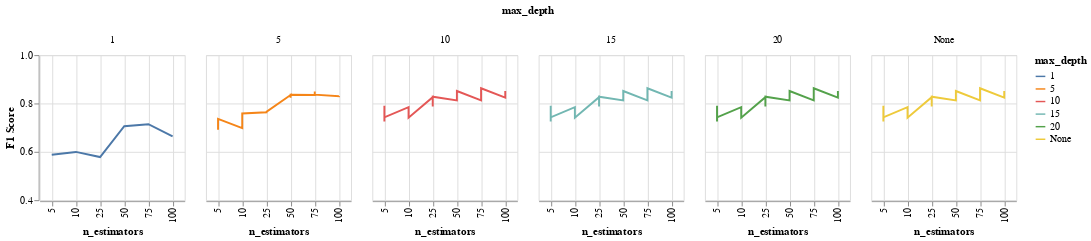

Here is the notebook cell this chart was saved with:
### Code cell
# Extract hyperparameter values and F1-scores
n_estimators_values = results['param_n_estimators']
max_depth_values = results['param_max_depth'].data.astype(str)
f1_scores = results['mean_test_score']

# Create DataFrame from GridSearchCV results
gridsearch = pd.DataFrame({
    'n_estimators': n_estimators_values,
    'max_depth': max_depth_values,
    'F1 Score': f1_scores
})

# plotting F1 score vs number of trees by tree depth
max_depth_order = ['1', '5', '10', '15', '20', 'None']

alt.Chart(gridsearch).mark_line().encode(
    x = alt.X('n_estimators:O', axis=alt.Axis(grid=True)),
    y = alt.Y('F1 Score:Q', scale=alt.Scale(domain=[0.40, 1.00])),
    color=alt.Color('max_depth:N', sort=max_depth_order)
).properties(
    height=150, 
    width=150
).facet(
    column=alt.Column('max_depth:N', sort=max_depth_order)
)

### Figure 1 — Vega-Lite specification as saved in the notebook (floating-point values rounded to 4 significant figures)
{"config": {"view": {"continuousWidth": 300, "continuousHeight": 300}}, "data": {"name": "data-531f7e52005a763f7a6c78b289f9c65c"}, "facet": {"column": {"field": "max_depth", "sort": ["1", "5", "10", "15", "20", "None"], "type": "nominal"}}, "spec": {"mark": {"type": "line"}, "encoding": {"color": {"field": "max_depth", "sort": ["1", "5", "10", "15", "20", "None"], "type": "nominal"}, "x": {"axis": {"grid": true}, "field": "n_estimators", "type": "ordinal"}, "y": {"field": "F1 Score", "scale": {"domain": [0.4, 1.0]}, "type": "quantitative"}}, "height": 150, "width": 150}, "$schema": "https://vega.github.io/schema/vega-lite/v5.20.1.json", "datasets": {"data-531f7e52005a763f7a6c78b289f9c65c": [{"n_estimators": 5, "max_depth": "None", "F1 Score": 0.7258}, {"n_estimators": 10, "max_depth": "None", "F1 Score": 0.7847}, {"n_estimators": 25, "max_depth": "None", "F1 Score": 0.826}, {"n_estimators": 50, "max_depth": "None", "F1 Score": 0.8129}, {"n_estimators": 75, "max_depth": "None", "F1 Score": 0.8129}, {"n_estimators": 100, "max_depth": "None", "F1 Score": 0.8242}, {"n_estimators": 5, "max_depth": "None", "F1 Score": 0.7905}, {"n_estimators": 10, "max_depth": "None", "F1 Score": 0.743}, {"n_estimators": 25, "max_depth": "None", "F1 Score": 0.7872}, {"n_estimators": 50, "max_depth": "None", "F1 Score": 0.8353}, {"n_estimators": 75, "max_depth": "None", "F1 Score": 0.8494}, {"n_estimators": 100, "max_depth": "None", "F1 Score": 0.8494}, {"n_estimators": 5, "max_depth": "None", "F1 Score": 0.7424}, {"n_estimators": 10, "max_depth": "None", "F1 Score": 0.7412}, {"n_estimators": 25, "max_depth": "None", "F1 Score": 0.8281}, {"n_estimators": 50, "max_depth": "None", "F1 Score": 0.8515}, {"n_estimators": 75, "max_depth": "None", "F1 Score": 0.8628}, {"n_estimators": 100, "max_depth": "None", "F1 Score": 0.8515}, {"n_estimators": 5, "max_depth": "1", "F1 Score": 0.5881}, {"n_estimators": 10, "max_depth": "1", "F1 Score": 0.5996}, {"n_estimators": 25, "max_depth": "1", "F1 Score": 0.5783}, {"n_estimators": 50, "max_depth": "1", "F1 Score": 0.7061}, {"n_estimators": 75, "max_depth": "1", "F1 Score": 0.7142}, {"n_estimators": 100, "max_depth": "1", "F1 Score": 0.6643}, {"n_estimators": 5, "max_depth": "1", "F1 Score": 0.5881}, {"n_estimators": 10, "max_depth": "1", "F1 Score": 0.5996}, {"n_estimators": 25, "max_depth": "1", "F1 Score": 0.5783}, {"n_estimators": 50, "max_depth": "1", "F1 Score": 0.7061}, {"n_estimators": 75, "max_depth": "1", "F1 Score": 0.7142}, {"n_estimators": 100, "max_depth": "1", "F1 Score": 0.6643}, {"n_estimators": 5, "max_depth": "1", "F1 Score": 0.5881}, {"n_estimators": 10, "max_depth": "1", "F1 Score": 0.5996}, {"n_estimators": 25, "max_depth": "1", "F1 Score": 0.5783}, {"n_estimators": 50, "max_depth": "1", "F1 Score": 0.7061}, {"n_estimators": 75, "max_depth": "1", "F1 Score": 0.7142}, {"n_estimators": 100, "max_depth": "1", "F1 Score": 0.6643}, {"n_estimators": 5, "max_depth": "5", "F1 Score": 0.6914}, {"n_estimators": 10, "max_depth": "5", "F1 Score": 0.6982}, {"n_estimators": 25, "max_depth": "5", "F1 Score": 0.7638}, {"n_estimators": 50, "max_depth": "5", "F1 Score": 0.8351}, {"n_estimators": 75, "max_depth": "5", "F1 Score": 0.8351}, {"n_estimators": 100, "max_depth": "5", "F1 Score": 0.8297}, {"n_estimators": 5, "max_depth": "5", "F1 Score": 0.7211}, {"n_estimators": 10, "max_depth": "5", "F1 Score": 0.7223}, {"n_estimators": 25, "max_depth": "5", "F1 Score": 0.7681}, {"n_estimators": 50, "max_depth": "5", "F1 Score": 0.824}, {"n_estimators": 75, "max_depth": "5", "F1 Score": 0.8494}, {"n_estimators": 100, "max_depth": "5", "F1 Score": 0.8297}, {"n_estimators": 5, "max_depth": "5", "F1 Score": 0.7365}, {"n_estimators": 10, "max_depth": "5", "F1 Score": 0.7584}, {"n_estimators": 25, "max_depth": "5", "F1 Score": 0.7651}, {"n_estimators": 50, "max_depth": "5", "F1 Score": 0.8363}, {"n_estimators": 75, "max_depth": "5", "F1 Score": 0.8363}, {"n_estimators": 100, "max_depth": "5", "F1 Score": 0.8312}, {"n_estimators": 5, "max_depth": "10", "F1 Score": 0.7258}, {"n_estimators": 10, "max_depth": "10", "F1 Score": 0.7847}, {"n_estimators": 25, "max_depth": "10", "F1 Score": 0.826}, {"n_estimators": 50, "max_depth": "10", "F1 Score": 0.8129}, {"n_estimators": 75, "max_depth": "10", "F1 Score": 0.8129}, {"n_estimators": 100, "max_depth": "10", "F1 Score": 0.8242}, {"n_estimators": 5, "max_depth": "10", "F1 Score": 0.7905}, {"n_estimators": 10, "max_depth": "10", "F1 Score": 0.743}, {"n_estimators": 25, "max_depth": "10", "F1 Score": 0.7872}, {"n_estimators": 50, "max_depth": "10", "F1 Score": 0.8353}, {"n_estimators": 75, "max_depth": "10", "F1 Score": 0.8494}, {"n_estimators": 100, "max_depth": "10", "F1 Score": 0.8494}, {"n_estimators": 5, "max_depth": "10", "F1 Score": 0.7424}, {"n_estimators": 10, "max_depth": "10", "F1 Score": 0.7412}, {"n_estimators": 25, "max_depth": "10", "F1 Score": 0.8281}, {"n_estimators": 50, "max_depth": "10", "F1 Score": 0.8515}, {"n_estimators": 75, "max_depth": "10", "F1 Score": 0.8628}, {"n_estimators": 100, "max_depth": "10", "F1 Score": 0.8515}, {"n_estimators": 5, "max_depth": "15", "F1 Score": 0.7258}, {"n_estimators": 10, "max_depth": "15", "F1 Score": 0.7847}, {"n_estimators": 25, "max_depth": "15", "F1 Score": 0.826}, {"n_estimators": 50, "max_depth": "15", "F1 Score": 0.8129}, {"n_estimators": 75, "max_depth": "15", "F1 Score": 0.8129}, {"n_estimators": 100, "max_depth": "15", "F1 Score": 0.8242}, {"n_estimators": 5, "max_depth": "15", "F1 Score": 0.7905}, {"n_estimators": 10, "max_depth": "15", "F1 Score": 0.743}, {"n_estimators": 25, "max_depth": "15", "F1 Score": 0.7872}, {"n_estimators": 50, "max_depth": "15", "F1 Score": 0.8353}, {"n_estimators": 75, "max_depth": "15", "F1 Score": 0.8494}, {"n_estimators": 100, "max_depth": "15", "F1 Score": 0.8494}, {"n_estimators": 5, "max_depth": "15", "F1 Score": 0.7424}, {"n_estimators": 10, "max_depth": "15", "F1 Score": 0.7412}, {"n_estimators": 25, "max_depth": "15", "F1 Score": 0.8281}, {"n_estimators": 50, "max_depth": "15", "F1 Score": 0.8515}, {"n_estimators": 75, "max_depth": "15", "F1 Score": 0.8628}, {"n_estimators": 100, "max_depth": "15", "F1 Score": 0.8515}, {"n_estimators": 5, "max_depth": "20", "F1 Score": 0.7258}, {"n_estimators": 10, "max_depth": "20", "F1 Score": 0.7847}, {"n_estimators": 25, "max_depth": "20", "F1 Score": 0.826}, {"n_estimators": 50, "max_depth": "20", "F1 Score": 0.8129}, {"n_estimators": 75, "max_depth": "20", "F1 Score": 0.8129}, {"n_estimators": 100, "max_depth": "20", "F1 Score": 0.8242}, {"n_estimators": 5, "max_depth": "20", "F1 Score": 0.7905}, {"n_estimators": 10, "max_depth": "20", "F1 Score": 0.743}, {"n_estimators": 25, "max_depth": "20", "F1 Score": 0.7872}, {"n_estimators": 50, "max_depth": "20", "F1 Score": 0.8353}, {"n_estimators": 75, "max_depth": "20", "F1 Score": 0.8494}, {"n_estimators": 100, "max_depth": "20", "F1 Score": 0.8494}, {"n_estimators": 5, "max_depth": "20", "F1 Score": 0.7424}, {"n_estimators": 10, "max_depth": "20", "F1 Score": 0.7412}, {"n_estimators": 25, "max_depth": "20", "F1 Score": 0.8281}, {"n_estimators": 50, "max_depth": "20", "F1 Score": 0.8515}, {"n_estimators": 75, "max_depth": "20", "F1 Score": 0.8628}, {"n_estimators": 100, "max_depth": "20", "F1 Score": 0.8515}]}}
